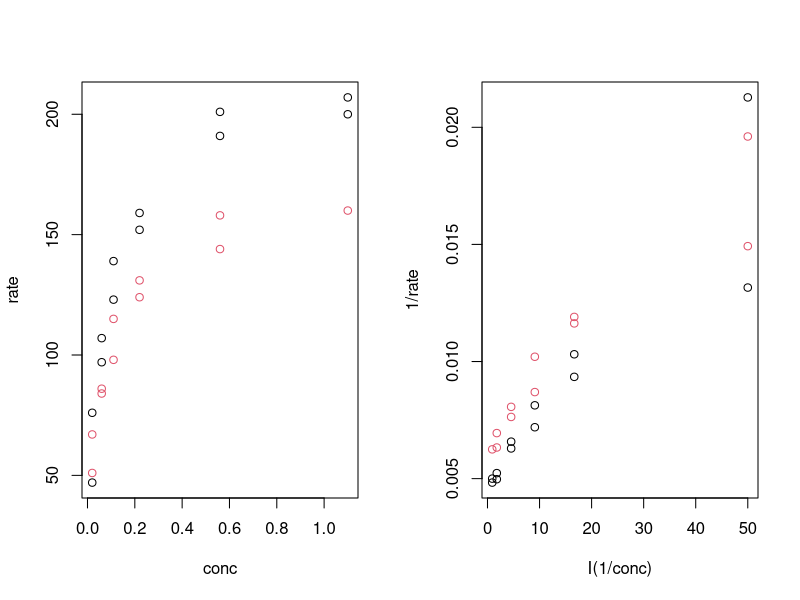

The R script that drew this image:
## == HERE ==
##The first lines of data are:
#<<>>=
head(Puromycin)
#@

#Transformation almost gives linearity
#<<fig=T>>=
par(mfrow=c(1,2))
plot(rate~conc,        data=Puromycin, col=as.numeric(state))
plot(1/rate~I(1/conc), data=Puromycin, col=as.numeric(state))
#@

#Fit a model to transformed data
#<<>>=
m1 <- lm(1/rate~state + I(1/conc) + state*I(1/conc), data=Puromycin)
summary(m1)
#@





